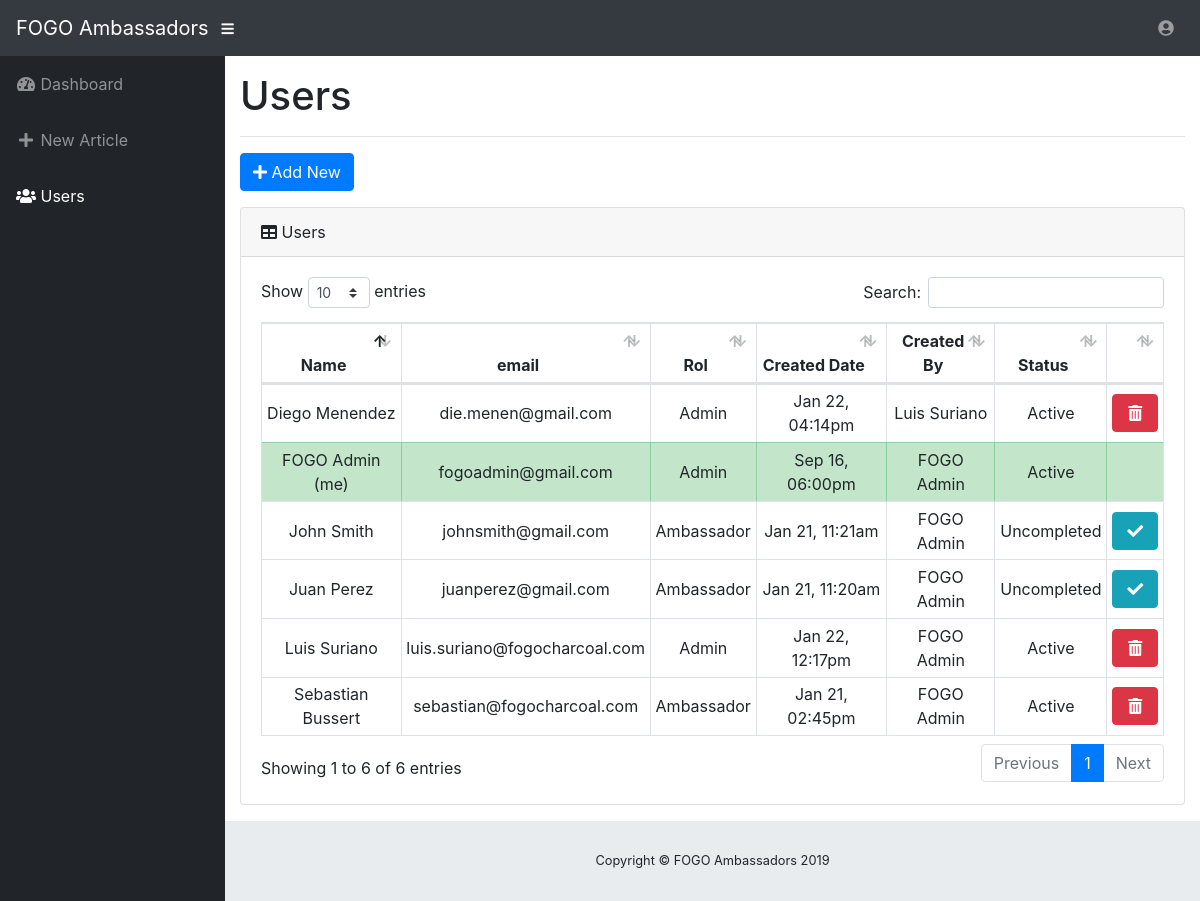
Page /view/pages/users/ (signed in) on the committed database.
### tables this page shows
CREATE TABLE `users` (
  `id` int(11) NOT NULL,
  `name` varchar(255) NOT NULL,
  `last_name` varchar(255) NOT NULL,
  `email` varchar(255) NOT NULL,
  `password` varchar(500) NOT NULL,
  `featured_image` longtext,
  `known_as` varchar(300) DEFAULT NULL,
  `age` int(11) DEFAULT NULL,
  `region` varchar(300) DEFAULT NULL,
  `signature_dish_name` varchar(500) DEFAULT NULL,
  `signature_dish_link` longtext,
  `experience_number` int(11) DEFAULT NULL,
  `experience_timeframe` varchar(200) DEFAULT 'years',
  `grill_of_choice` varchar(500) DEFAULT NULL,
  `biggest_inspiration` varchar(500) DEFAULT NULL,
  `equipment_preferred` varchar(500) DEFAULT NULL,
  `instagram_link` longtext,
  `twitter_link` longtext,
  `facebook_link` longtext,
  `handle_blog` longtext,
  `handle_article` longtext,
  `blog_url` longtext,
  `id_rol` int(11) NOT NULL,
  `created_by` int(11) NOT NULL,
  `created_date` datetime NOT NULL,
  `status` varchar(11) NOT NULL DEFAULT 'Uncompleted'
);

### model/ConnBD.php (called while the page is built, shortened)
<?php
class ConnBD {
	private $dbhost = "localhost";
	private $dbuser = "id10981376_fogo";
	private $dbpass = "Fogo2019!";
	private $dbname = "id10981376_ambassador_portal";
	public function conection() {
		$conn = new mysqli($this->dbhost, $this->dbuser, $this->dbpass, $this->dbname);
		if ($conn->connect_error) {
			echo "Error de Conexion ($conn->connect_errno)$conn->connect_error\n";
			header('Location: /view/pages/templates/error-conection.php');
			exit;
		} else {
			return $conn;
		}
	}
}
?>

### model/User.php (called while the page is built, shortened)
<?php
class User extends ConnBD {
    public $conn;
    function __construct() {
        $this->conn = ConnBD::conection();
    }
        public function list(){
        $resultado = $this->conn->query("select users.id, users.name, users.last_name, users.email, users.id_rol, users.created_date, users.status, created.name as created_name, created.last_name as created_lastname from users users left join users created on created.id = users.created_by");
        $resultado->data_seek(0);
        $data = [];
        if (mysqli_num_rows($resultado) > 0) {
            while ($fila = $resultado->fetch_assoc()) {
                $data[] = $fila;
            }
        }
        return $data;
    }
}

### view/pages/users/index.php (the view, shortened to what this page needs)
<?php
$user = new User();
$list = $user->list();
$menu = "users";
?>
<!DOCTYPE html>
<html lang="en">
<head>
  <?php include '../../pages/templates/header.php'?>
</head>
<body id="page-top">
  <?php include '../../pages/templates/nav.php'?>
  <div id="wrapper">
    <?php include '../../pages/templates/sidebar.php'?>
	<div id="content-wrapper">
      <div class="container-fluid">
        <h1>Users</h1>
        <hr>
        <div class="col-md-12" style="padding: 0 !important;margin-bottom:1rem;">
          <a href="<?php echo $_SESSION['root'].'view/pages/users/new.php' ?>" class="btn btn-primary">
            <i class="fas fa-plus"></i> Add New
          </a>
        </div>
        <div class="card mb-3">
          <div class="card-header">
            <i class="fas fa-table"></i> Users
          </div>
          <div class="card-body">
            <div class="table-responsive">
              <table class="table table-bordered table-hover table-sm" id="dataTable" width="100%" cellspacing="0">
                <thead>
                  <tr>
                    <th class="text-center">Name</th>
                    <th class="text-center">email</th>
                    <th class="text-center">Rol</th>
                    <th class="text-center">Created Date</th>
                    <th class="text-center">Created By</th>
                    <th class="text-center">Status</th>
                    <th class="text-center"></th>
                  </tr>
                </thead>
                <tbody>
                  <?php
                  if(count($list) > 0){
                    foreach ($list as $row){
                  ?>
                  <tr class="users-link <?php if($row['id'] == $_SESSION['user_id']){ echo "table-success";} ?> <?php if($row['status'] == "Suspended"){ echo "table-danger"; } ?>" data-href="<?php echo $_SESSION['root'].'view/pages/users/edit.php?id='.$row['id']; ?>">
                    <td style="vertical-align: middle;" class="text-center">
                      <?php echo $row['name'].' '.$row['last_name']; ?>
                      <?php if($row['id'] == $_SESSION['user_id']){ echo "(me)";} ?>
                    </td>
                    <td style="vertical-align: middle;" class="text-center">
                      <?php echo $row['email']; ?>
                    </td>
                    <td style="vertical-align: middle;" class="text-center">
                      <?php
                        if($row['id_rol'] == 1){
                          echo "Admin";
                        }else{
                          echo "Ambassador";
                        }
                      ?>
                    </td>
                    <td style="vertical-align: middle;" class="text-center">
                      <?php
                      $date = date_create($row['created_date']);
                      echo date_format($date, 'M d, h:ia');
                      ?>
                    </td>
                    <td style="vertical-align: middle;" class="text-center">
                      <?php echo $row['created_name'].' '.$row['created_lastname']; ?>
                    </td>
                    <td style="vertical-align: middle;" class="text-center">
                      <?php
                      echo $row['status'];
                      ?>
                    </td>
                    <td style="vertical-align: middle;" class="text-center">
                      <?php if($row['id'] != $_SESSION['user_id']){ ?>
                      <?php if($row['status'] == "Active"){ ?>
                      <a title="Suspend" href="<?php echo $_SESSION['root'].'controller/users_controller.php?opt=delete&id='.$row['id']; ?>">
                        <button type="button" class="btn btn-danger">
                          <i class="fas fa-fw fa-trash-alt"></i>
                        </button>
                      </a>
                      <?php
                      }else{
                      ?>
                      <a title="Activate" href="<?php echo $_SESSION['root'].'controller/users_controller.php?opt=reactivate&id='.$row['id']; ?>">
                        <button type="button" class="btn btn-info">
                          <i class="fas fa-fw fa-check"></i>
                        </button>
                      </a>
                      <?php
                      }
                    }
                      ?>
                    </td>
                  </tr>
                  <?php
                    }
                  }
                  ?>
                </tbody>
              </table>
            </div>
          </div>
        </div>
      </div>
      <?php include '../../pages/templates/footer.php'?>
    </div>
  </div>
</body>
</html>

### view/pages/templates/header.php (shortened to what this page needs)
<link href="<?php echo $_SESSION['root'] . 'view/vendor/fontawesome-free/css/all.min.css' ?>" rel="stylesheet" type="text/css">
<link href="<?php echo $_SESSION['root'] . 'view/vendor/datatables/dataTables.bootstrap4.css'; ?>" rel="stylesheet">
<link href="<?php echo $_SESSION['root'] . 'view/vendor/jquery-filestyle/jquery-filestyle.css'; ?>" rel="stylesheet">
<link href="<?php echo $_SESSION['root'] . 'view/vendor/jquery-ui/jquery-ui.css'; ?>" rel="stylesheet">
<link href="<?php echo $_SESSION['root'] . 'view/vendor/tag-input/tagsinput.css'; ?>" rel="stylesheet">
	<link href="http://cdnjs.cloudflare.com/ajax/libs/summernote/0.8.12/summernote-bs4.css" rel="stylesheet">
	<link href="<?php echo $_SESSION['root'] . 'view/css/sb-admin.css'; ?>" rel="stylesheet">

### view/pages/templates/nav.php (shortened to what this page needs)
<nav class="navbar navbar-expand navbar-dark bg-dark static-top">
	<a class="navbar-brand mr-1" href="<?php echo $_SESSION['root']; ?>">FOGO Ambassadors</a>
	<button class="btn btn-link btn-sm text-white " id="sidebarToggle" href="#">
		<i class="fas fa-bars"></i>
	</button>
	<ul class="navbar-nav ml-auto">
		<li class="nav-item dropdown no-arrow">
			<a class="nav-link dropdown-toggle" href="#" id="userDropdown" role="button" data-toggle="dropdown" aria-haspopup="true" aria-expanded="false">
				<i class="fas fa-user-circle fa-fw"></i>
			</a>
		</li>
	</ul>
</nav>

### view/pages/templates/sidebar.php
<ul class="sidebar navbar-nav">
	<li class="nav-item <?php if($menu == 'Dashboard'){ ?> active <?php } ?>">
		<a class="nav-link" href="<?php echo $_SESSION['root']; ?>">
			<i class="fas fa-fw fa-tachometer-alt"></i>
			<span>Dashboard</span>
		</a>
	</li>
	<li class="nav-item <?php if($menu == 'NewPost'){ ?> active <?php } ?>">
		<a class="nav-link" href="<?php echo $_SESSION['root'].'view/pages/articles/new.php'; ?>">
			<i class="fas fa-fw fa-plus"></i>
			<span>New Article</span>
		</a>
	</li>
	<?php if($_SESSION['id_rol'] == 1){ ?>
		<li class="nav-item <?php if($menu == 'users'){ ?> active <?php } ?>">
		<a class="nav-link" href="<?php echo $_SESSION['root'].'view/pages/users/'; ?>">
			<i class="fas fa-fw fa-users"></i>
			<span>Users</span>
		</a>
	</li>
	<?php } ?>
</ul>

### view/pages/templates/footer.php (shortened to what this page needs)
<footer class="sticky-footer">
	<div class="container my-auto">
	  <div class="copyright text-center my-auto">
	    <span>Copyright © FOGO Ambassadors 2019</span>
	  </div>
	</div>
</footer>

### view/pages/users/index.php (style rules this page uses)
tr.users-link { cursor:pointer !important; }

### view/pages/templates/nav.php (style rules this page uses)
.dropdown-toggle { transition:all 0.2s ease; border-radius:0.25rem; }

### rows in the picture
users: name "FOGO", last_name "Admin", shows "(me)", email "fogoadmin@gmail.com", created_date "Sep 16, 06:00pm", status "Active"
users: name "Juan", last_name "Perez", email "juanperez@gmail.com", shows "Ambassador", created_date "Jan 21, 11:20am", created_by.name "FOGO", created_by.last_name "Admin", status "Uncompleted"
users: name "John", last_name "Smith", email "johnsmith@gmail.com", shows "Ambassador", created_date "Jan 21, 11:21am", created_by.name "FOGO", created_by.last_name "Admin", status "Uncompleted"
users: name "Sebastian", last_name "Bussert", email "sebastian@fogocharcoal.com", shows "Ambassador", created_date "Jan 21, 02:45pm", created_by.name "FOGO", created_by.last_name "Admin", status "Active"
users: name "Luis", last_name "Suriano", email "luis.suriano@fogocharcoal.com", shows "Admin", created_date "Jan 22, 12:17pm", created_by.name "FOGO", created_by.last_name "Admin", status "Active"
users: name "Diego", last_name "Menendez", email "die.menen@gmail.com", shows "Admin", created_date "Jan 22, 04:14pm", created_by.name "Luis", created_by.last_name "Suriano", status "Active"
